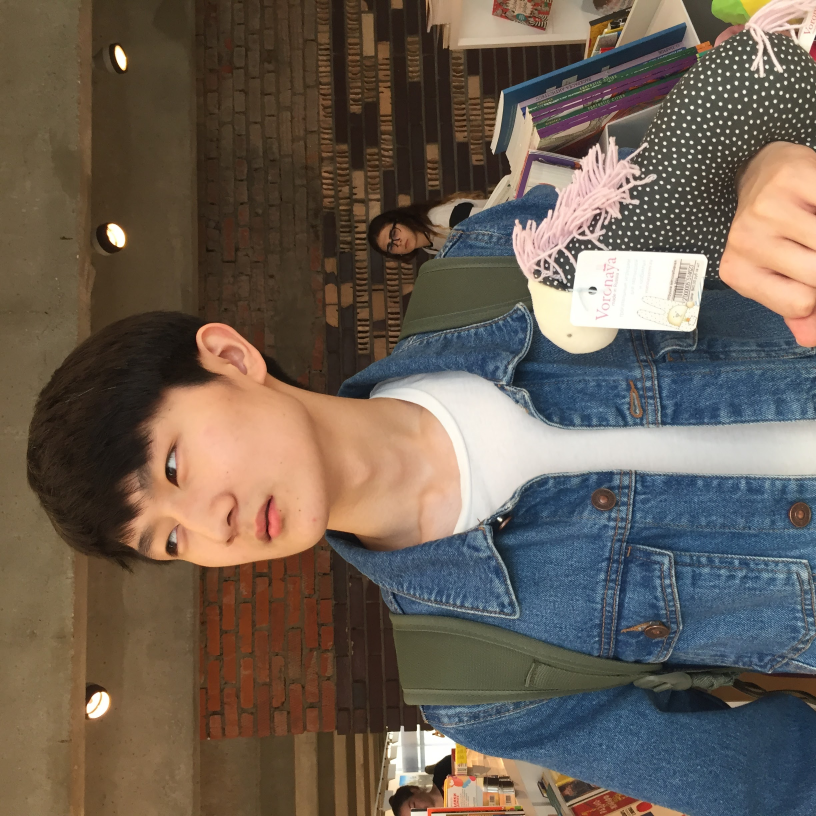
#> input picture question_ask_project/media/uploads/2018/04/11/IMG_2297.JPG, 2448 x 2448 px (shown at 1/3 size)
$ python -i models.py   (imports and definitions only)
#> lines starting #> are read from the running program, lines starting #| are printed output that depends on the picture
from django.db import models
from django.utils import timezone
from django.contrib.auth.models import AbstractUser
from django.contrib.contenttypes.models import ContentType
from django.contrib.contenttypes.fields import GenericForeignKey, GenericRelation
import os
from django.db.models.signals import post_save
from django.dispatch import receiver
from PIL import Image, ExifTags

from ask_me.managers import UserManager, TagManager, QuestionManager, AnswerManager, LikeDislikeManager


# AUTH_USER_MODEL set in settings
# [9 lines that did not run here, left out]

# functions for correct uploading avatar
def rotate_image(filepath):
#> called with filepath = '../media/uploads/2018/04/11/IMG_2297.JPG'
    try:
        image = Image.open(filepath)
#> image is the input picture: PIL image 2448x2448 RGB; mean R, G, B 107.1, 95, 83.7
        for orientation in ExifTags.TAGS.keys():
            if ExifTags.TAGS[orientation] == 'Orientation':
                break
        exif = dict(image._getexif().items())
#> exif = 44 items

        if exif[orientation] == 3:
            image = image.rotate(180, expand=True)
        elif exif[orientation] == 6:
            image = image.rotate(270, expand=True)
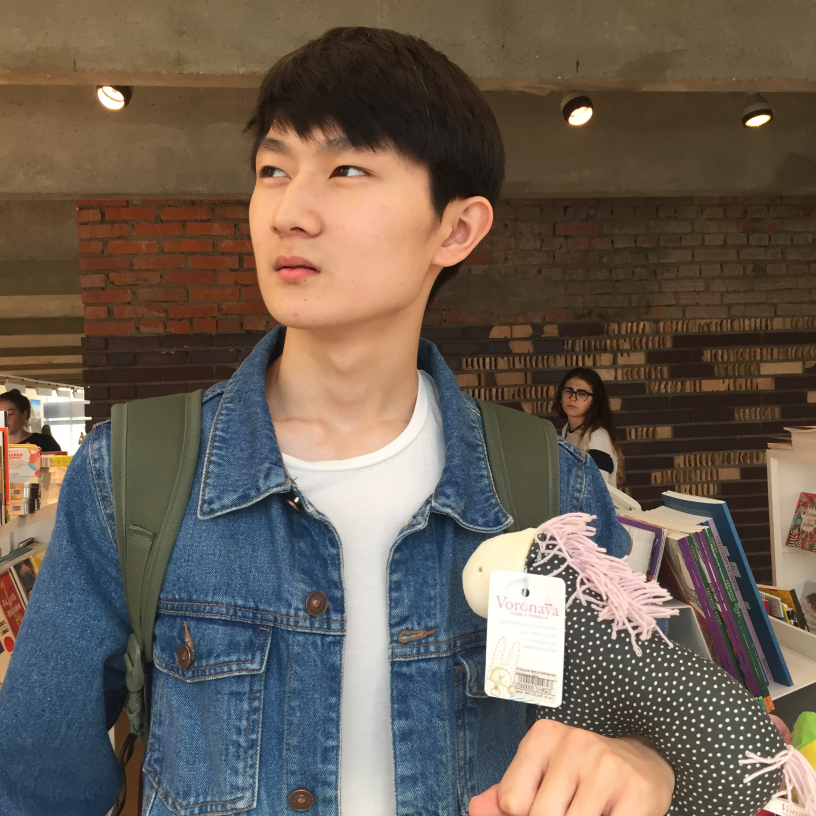
#> image: PIL image 2448x2448 RGB (shown at 1/3 size); mean R, G, B 107.1, 95, 83.7
        elif exif[orientation] == 8:
            image = image.rotate(90, expand=True)
        image.save(filepath)
        image.close()
    except (AttributeError, KeyError, IndexError):
        pass

# [6 lines that did not run here, left out]


# [7 lines that did not run here, left out]


# [20 lines that did not run here, left out]


# [14 lines that did not run here, left out]


# [12 lines that did not run here, left out]

>>> result = rotate_image('../media/uploads/2018/04/11/IMG_2297.JPG')
